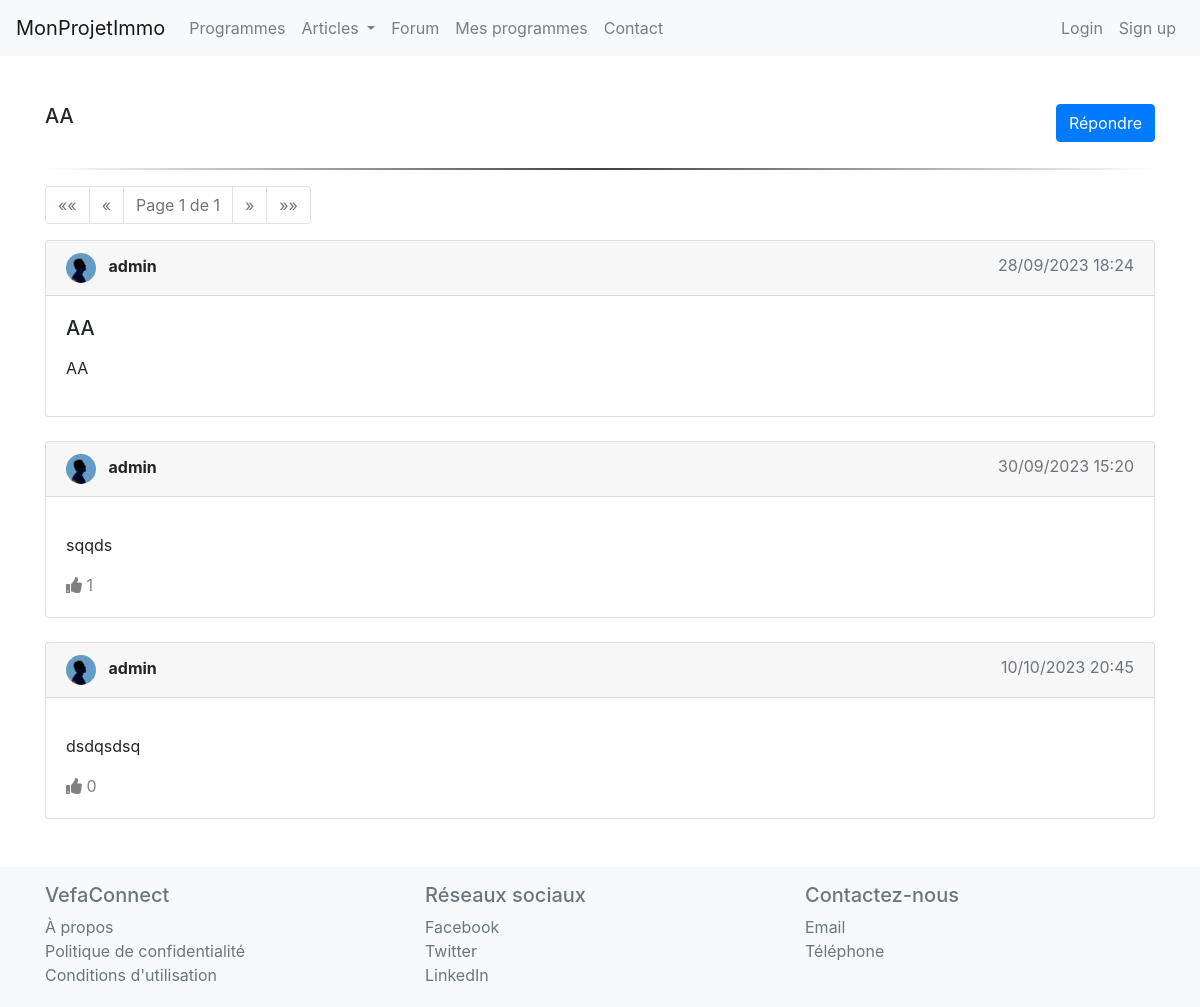
The app's page /general_forum/comprendre-la-vefa/aa-2/ with its own data.
### forum/models.py (models this page shows, shortened)
class ForumPost(models.Model):
    user = models.ForeignKey(UserProfile, on_delete=models.CASCADE)
    theme = models.ForeignKey(ForumTheme, on_delete=models.CASCADE, related_name='posts')
    title = models.CharField(max_length=200)
    slug = models.SlugField(unique=True, blank=True,null=True)
    real_estate_program = models.ForeignKey(RealEstateProgram, on_delete=models.CASCADE, blank=True, null=True)
    content = models.TextField()
    date_posted = models.DateTimeField(auto_now_add=True)

class UserProfile(models.Model):
    GENDER_CHOICES = (
        ('M', 'Male'),
        ('F', 'Female'),
        ('O', 'Other'),
)
    user = models.OneToOneField(User, on_delete=models.CASCADE)
    bio = models.TextField(blank=True)
    followed_programs = models.ManyToManyField('website.RealEstateProgram', through='website.FollowedProgram', related_name='followers')
    joined_date = models.DateTimeField(auto_now_add=True)
    photo = models.ImageField(upload_to='user_photos/', blank=True, null=True)
    first_name = models.CharField(max_length=30, blank=True, null=True)
    last_name = models.CharField(max_length=30, blank=True, null=True)
    gender = models.CharField(max_length=1, null=False, blank=False, choices=GENDER_CHOICES)

class Reply(models.Model):
    user = models.ForeignKey(UserProfile, on_delete=models.CASCADE)
    post = models.ForeignKey(ForumPost, on_delete=models.CASCADE, related_name='replies')
    content = models.TextField()
    date_posted = models.DateTimeField(auto_now_add=True)
    upvotes = models.ManyToManyField(UserProfile, related_name="upvoted_responses")
    @property
    def upvote_count(self):
        return self.upvotes.count()

### forum/views.py (the view)
# urls.py: path('general_forum/<slug:topic_slug>/<slug:post_slug>/', views.PostDetailView.as_view(), name='general_post_detail'),
class PostDetailView(DetailView):
    model = ForumPost
    template_name = 'post_detail.html'
    context_object_name = 'post'
    slug_field = 'slug'
    slug_url_kwarg = 'post_slug'
    def get_context_data(self, **kwargs):
        context = super().get_context_data(**kwargs)
        topic_slug = self.kwargs['topic_slug']
        post_slug = self.kwargs['post_slug']
        program_slug = self.kwargs.get('program_slug')
        replies = Reply.objects.filter(post=self.object).order_by('date_posted')
        paginator = Paginator(replies, 10)
        if self.request.user.is_authenticated:
            user_profile = UserProfile.objects.get(user=self.request.user)
            user_upvoted_reply_ids = user_profile.upvoted_responses.all().values_list('id', flat=True)
            context['user_upvoted_replies'] = set(user_upvoted_reply_ids)
        page = self.request.GET.get('page')
        context['replies'] = paginator.get_page(page)
        context['reply_form'] = ReplyModelForm()
        return context

### VefaConnect/context_processors.py (called while the page is built)
def categories(request):
    return {
        'categories': Category.objects.all()
    }

### forum/templates/post_detail.html (shortened to what this page needs)
{% extends 'base.html' %}
{% load static %}
{% block content %}
<head>
    <link rel="stylesheet" href="https://cdnjs.cloudflare.com/ajax/libs/font-awesome/5.15.1/css/all.min.css">
    <link rel="stylesheet" href="{% static 'forum/css/style.css' %}">
</head>
<div class="container my-5">
    <div class="d-flex justify-content-between mb-2">
        <h5 class="card-title mb-0">{{ post.title }}</h5>
          <div class="reply-btn-container">
        <button id="showReplyForm" class="btn btn-primary">Répondre</button>
        </div>
    </div>
    <hr class="elegant-hr">
    <ul class="pagination">
        {% if replies.has_previous %}
            <li class="page-item">
                <a class="page-link" href="?page=1" aria-label="First">
                    <span aria-hidden="true">&laquo;&laquo;</span>
                </a>
            </li>
            <li class="page-item">
                <a class="page-link" href="?page={{ replies.previous_page_number }}" aria-label="Previous">
                    <span aria-hidden="true">&laquo;</span>
                </a>
            </li>
        {% else %}
            <li class="page-item disabled">
                <a class="page-link" href="#" aria-label="First">
                    <span aria-hidden="true">&laquo;&laquo;</span>
                </a>
            </li>
            <li class="page-item disabled">
                <a class="page-link" href="#" aria-label="Previous">
                    <span aria-hidden="true">&laquo;</span>
                </a>
            </li>
        {% endif %}
        <li class="page-item disabled">
            <a class="page-link" href="#">Page {{ replies.number }} de {{ replies.paginator.num_pages }}</a>
        </li>
        {% if replies.has_next %}
            <li class="page-item">
                <a class="page-link" href="?page={{ replies.next_page_number }}" aria-label="Next">
                    <span aria-hidden="true">&raquo;</span>
                </a>
            </li>
            <li class="page-item">
                <a class="page-link" href="?page={{ replies.paginator.num_pages }}" aria-label="Last">
                    <span aria-hidden="true">&raquo;&raquo;</span>
                </a>
            </li>
        {% else %}
            <li class="page-item disabled">
                <a class="page-link" href="#" aria-label="Next">
                    <span aria-hidden="true">&raquo;</span>
                </a>
            </li>
            <li class="page-item disabled">
                <a class="page-link" href="#" aria-label="Last">
                    <span aria-hidden="true">&raquo;&raquo;</span>
                </a>
            </li>
        {% endif %}
    </ul>
    <div class="card mb-4">
        <div class="card-header d-flex justify-content-between">
            <div>
                <img src="{{ post.user.photo.url }}" class="rounded-circle mr-2" width="30" height="30">
                <span class="font-weight-bold">{{ post.user.user.username }}</span>
            </div>
            <div>
                <span class="text-muted">{{ post.date_posted|date:"d/m/Y H:i" }}</span>
            </div>
        </div>
        <div class="card-body">
            <h5 class="card-title">{{ post.title }}</h5>
            <p class="card-text">{{ post.content|safe }}</p>
        </div>
    </div>
    <div id="repliesContainer">
        {% for reply in replies %}
            <div class="card mb-4">
                <div class="card-header d-flex justify-content-between">
                    <div>
                        <img src="{{ reply.user.photo.url }}" class="rounded-circle mr-2" width="30" height="30">
                        <span class="font-weight-bold">{{ reply.user.user.username }}</span>
                    </div>
                    <div>
                        <span class="text-muted">{{ reply.date_posted|date:"d/m/Y H:i" }}</span>
                    </div>
                </div>
                <div class="card-body">
                    <p class="card-text">{{ reply.content|safe }}</p>
                    <div class="upvote-wrapper">
                        <a href="{% url 'upvote_reply' reply.id %}"
                           class="upvote-btn {% if reply.id in user_upvoted_replies %}active-vote{% endif %}"
                           id="upvote-btn-{{ reply.id }}"
                           onclick="handleUpvote({{ reply.id }});">
                            <i class="fas fa-thumbs-up"></i>
                            <span class="vote-count">{{ reply.upvote_count }}</span>
                        </a>
                    </div>
                </div>
            </div>
        {% endfor %}
    </div>
</div>
{% endblock %}

### website/static/website/css/style.css (style rules this page uses)
html, body { height: 100%; display: flex; flex-direction: column; }
body { flex-grow: 1; margin-bottom: 0; }

### website/static/forum/css/style.css (style rules this page uses)
.elegant-hr { border: 0; height: 2px; background-image: linear-gradient(to right, rgba(0,0,0,0), rgba(0,0,0,0.75), rgba(0,0,0,0)); }
.reply-btn-container { display: flex; justify-content: flex-end; align-items: center; margin-bottom: 10px; }
.upvote-btn { text-decoration: none; color: gray; transition: color 0.3s; }

### records on screen
ForumPost: title "AA", user.photo (placeholder picture), user.user.username "admin", date_posted "28/09/2023 18:24", content "AA"
Reply: user.photo (placeholder picture), user.user.username "admin", date_posted "30/09/2023 15:20", content "sqqds", upvote_count "1"
Reply: user.photo (placeholder picture), user.user.username "admin", date_posted "10/10/2023 20:45", content "dsdqsdsq", upvote_count "0"

### other values on screen
{{ replies.number }} "1"
{{ replies.paginator.num_pages }} "1"
